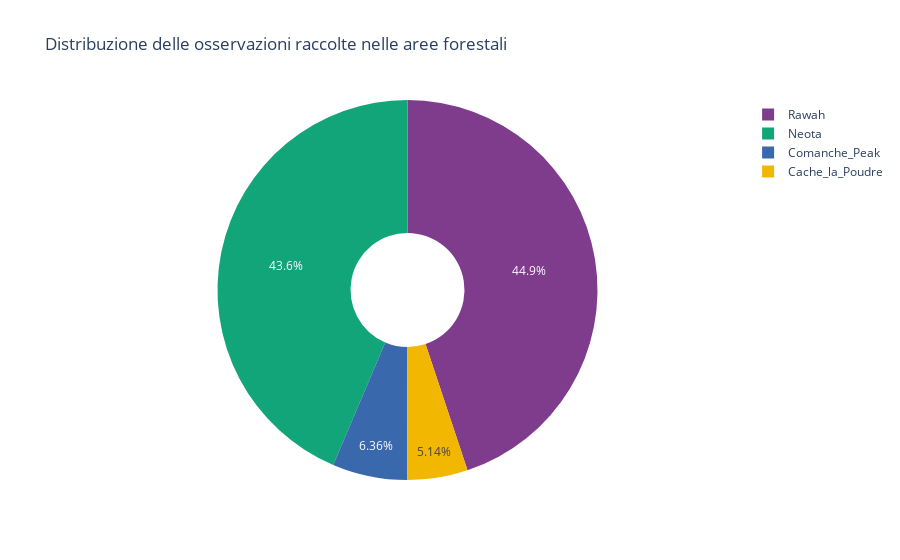

The cell this chart's notebook holds for it:
### Markdown cell above
Si vuole ora osservare la distribuzione della variabile categorica `Wilderness_Area`.

### Code cell
fig = go.Figure(
    data = [go.Pie(labels = list(wild_areas_types.values()),
            values = forest_data["Wilderness_Area"].value_counts(),
            marker = dict(colors = px.colors.qualitative.Bold),
            hole = .3)]
)

fig.update_layout(title = 
                  "Distribuzione delle osservazioni raccolte nelle aree forestali")
fig.show()

### Figure 1 — Plotly figure (JSON) as saved in the notebook; plotly's stock layout.template omitted (floating-point values rounded to 4 significant figures)
{"data": [{"hole": 0.3, "labels": ["Rawah", "Neota", "Comanche_Peak", "Cache_la_Poudre"], "marker": {"colors": ["rgb(127, 60, 141)", "rgb(17, 165, 121)", "rgb(57, 105, 172)", "rgb(242, 183, 1)", "rgb(231, 63, 116)", "rgb(128, 186, 90)", "rgb(230, 131, 16)", "rgb(0, 134, 149)", "rgb(207, 28, 144)", "rgb(249, 123, 114)", "rgb(165, 170, 153)"]}, "type": "pie", "values": [260796, 253364, 36968, 29884]}], "layout": {"autosize": true, "title": {"text": "Distribuzione delle osservazioni raccolte nelle aree forestali"}}}
